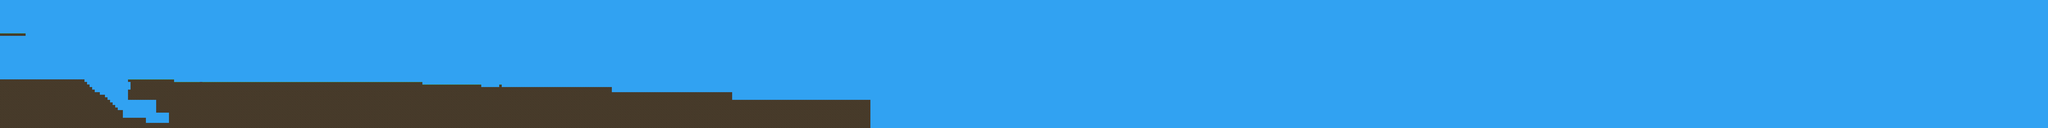

A level layout from a 2D game, rendered from its tile map. Below: a short description, then the map file with tile-grid data replaced by summaries:
An orthogonal 800x50 tile map with 16x16 px tiles, 2 tile layers (Sky, Tile Layer 1).

<map version="1.2" tiledversion="1.3.4" orientation="orthogonal" renderorder="right-down" width="800" height="50" tilewidth="16" tileheight="16" infinite="0" nextlayerid="3" nextobjectid="1">
 <tileset firstgid="1" source="Tiles.tsx" />
 <layer id="2" name="Sky" width="800" height="50" locked="1">
  <data>[40000 cells, 39999 non-empty, 2 distinct tile ids]</data>
 </layer>
 <layer id="1" name="Tile Layer 1" width="800" height="50">
  <data>[40000 cells, 1438 non-empty, 3 distinct tile ids]</data>
 </layer>
</map>
